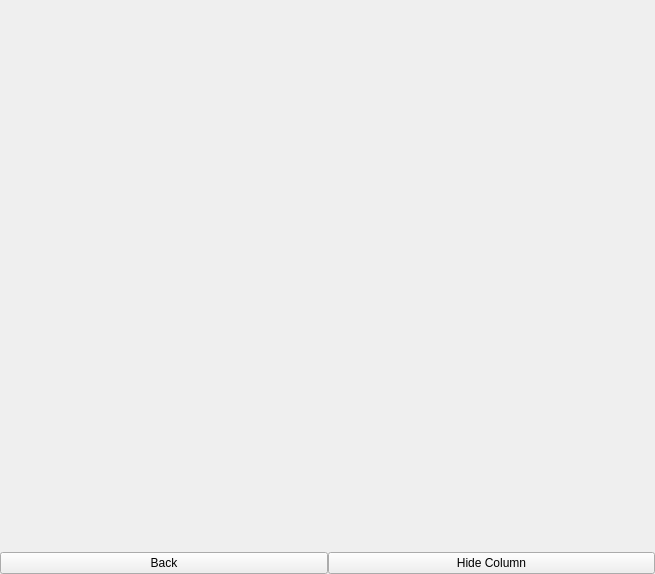
<?xml version="1.0" encoding="UTF-8"?>
<ui version="4.0">
 <class>VocabularyEntryDisplay</class>
 <widget class="QWidget" name="VocabularyEntryDisplay">
  <property name="geometry">
   <rect>
    <x>0</x>
    <y>0</y>
    <width>655</width>
    <height>574</height>
   </rect>
  </property>
  <property name="windowTitle">
   <string>Form</string>
  </property>
  <layout class="QVBoxLayout" name="verticalLayout">
   <property name="spacing">
    <number>0</number>
   </property>
   <property name="leftMargin">
    <number>0</number>
   </property>
   <property name="topMargin">
    <number>0</number>
   </property>
   <property name="rightMargin">
    <number>0</number>
   </property>
   <property name="bottomMargin">
    <number>0</number>
   </property>
   <item>
    <widget class="QScrollArea" name="scrollArea">
     <property name="frameShape">
      <enum>QFrame::NoFrame</enum>
     </property>
     <property name="frameShadow">
      <enum>QFrame::Plain</enum>
     </property>
     <property name="lineWidth">
      <number>0</number>
     </property>
     <property name="widgetResizable">
      <bool>true</bool>
     </property>
     <widget class="QWidget" name="scrollAreaWidgetContents">
      <property name="geometry">
       <rect>
        <x>0</x>
        <y>0</y>
        <width>655</width>
        <height>549</height>
       </rect>
      </property>
      <layout class="QHBoxLayout" name="horizontalLayout_2">
       <item>
        <layout class="QVBoxLayout" name="scrollAreaWidgetContentsVLayout"/>
       </item>
      </layout>
     </widget>
    </widget>
   </item>
   <item>
    <layout class="QHBoxLayout" name="horizontalLayout">
     <property name="bottomMargin">
      <number>0</number>
     </property>
     <item>
      <widget class="QPushButton" name="backButton">
       <property name="text">
        <string>Back</string>
       </property>
      </widget>
     </item>
     <item>
      <widget class="QPushButton" name="hideButton">
       <property name="text">
        <string>Hide Column</string>
       </property>
      </widget>
     </item>
    </layout>
   </item>
  </layout>
 </widget>
 <resources/>
 <connections/>
</ui>
